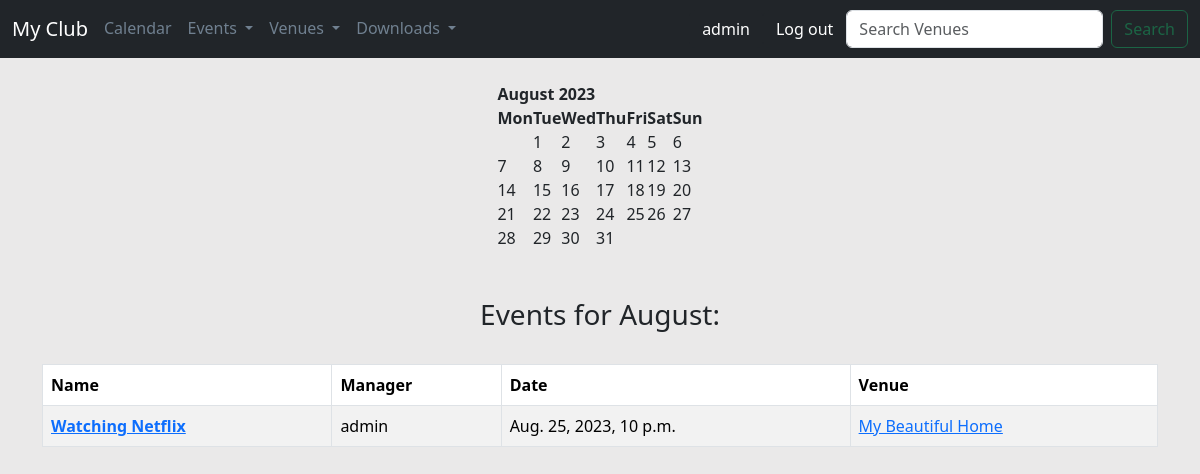
Before: / (signed in) with the older database file.
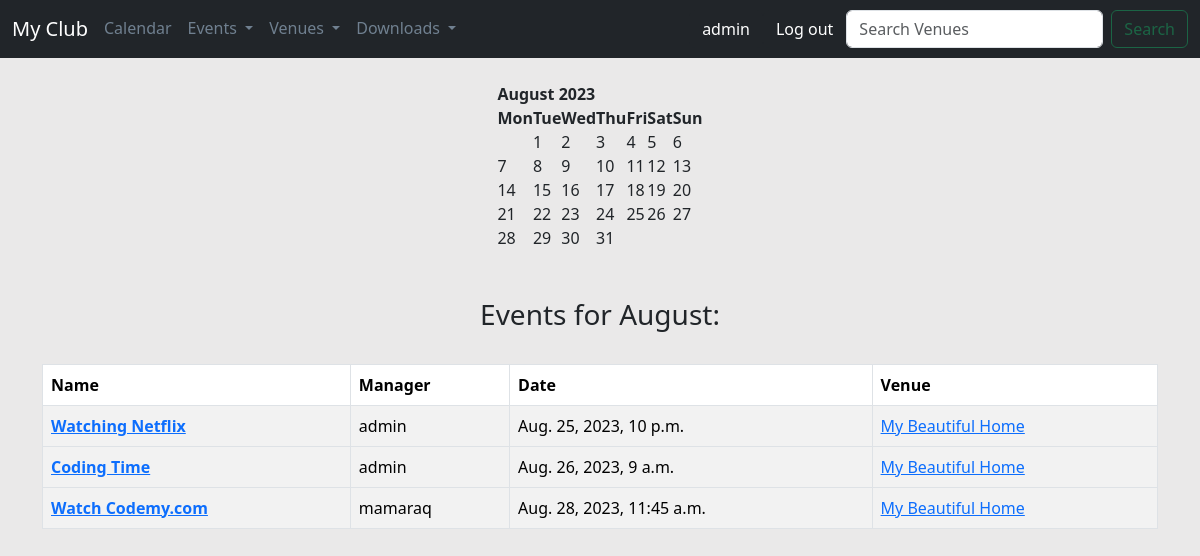
After: the same page with the newer database file.
### events/models.py (models this page shows)
class Event(models.Model):
    name = models.CharField('Event name', max_length=150)
    event_data = models.DateTimeField('Event Date')
    venue = models.ForeignKey(Venue, blank=True, null=True, on_delete=models.CASCADE)
    manager = models.ForeignKey(User, blank=True, null=True, on_delete=models.SET_NULL)
    description = models.TextField(blank=True)
    attendees = models.ManyToManyField(User, blank=True, related_name='event_attendees')
    def __str__(self):
        return self.name

class Venue(models.Model):
    name = models.CharField('Venue Name', max_length=150)
    address = models.CharField(max_length=300)
    zip_code = models.CharField('Zip Code', max_length=15)
    phone = models.CharField('Contact Phone', max_length=25, blank=True)
    web = models.URLField('Website Address', blank=True)
    email_address = models.EmailField('Email Address', blank=True)
    owner = models.IntegerField('Venue Owner', blank=False, default=1)
    def __str__(self):
        return self.name

### events/views.py (the view)
# urls.py: path('', views.home, name="home"),
def home(request, year=datetime.now().year, month=datetime.now().strftime('%B')):
    if request.user.is_authenticated:
        month = month.title()
        month_number = list(calendar.month_name).index(month)
        month_number = int(month_number)
        cal = HTMLCalendar().formatmonth(year, month_number)
        now = datetime.now()
        current_year = now.year
        event_list = Event.objects.filter(
            event_data__year=year,
            event_data__month=month_number
        ).order_by('event_data', 'name')
        time = now.strftime('%I:%M:%S %p')
        return render(request,
                      'events/home.html',
                      {'year': year,
                       'month': month,
                       'month_number': month_number,
                       'cal': cal,
                       'current_year': current_year,
                       'time': time,
                       'event_list': event_list,
                       })
    else:
        return redirect('login')

### events/templates/events/home.html
{% extends 'events/base.html' %}
{% block content %}
<center>
    {{ cal|safe }}
    <br/><br/>
    {% if event_list %}
    <h3>Events for {{ month }}:</h3><br/>
<table class="table table-bordered table-striped table-hover">
    <thead>
    <tr>
        <th scope="col">Name</th>
        <th scope="col">Manager</th>
        <th scope="col">Date</th>
        <th scope="col">Venue</th>
    </tr>
    </thead>
    {% for event in event_list %}
    <tbody>
    <tr>
        <th scope="row"><a href="{% url 'show-event' event.id %}">{{ event }}</a></th>
        <td>{{ event.manager }}</td>
        <td>{{ event.event_data }}</td>
        <td><a href="{% url 'show-venue' event.venue.id %}">{{ event.venue }}</a></td>
    </tr>
    {% endfor %}
</table>
{% else %}
    <h3>No Events This Month</h3>
    You Can Add New Event Here -> <a href="{% url 'add-event' %}">Add Event</a>
{% endif %}
</center>
{% endblock %}

### events/templates/events/base.html (shortened to what this page needs)
<!doctype html>
<html lang="en">
<head>
    <link href="https://cdn.jsdelivr.net/npm/bootstrap@5.3.1/dist/css/bootstrap.min.css" rel="stylesheet"
>
</head>
<body>
{% include 'events/navbar.html'%}
<br/>
<div class="container">
    {% block content %}
    {% endblock %}
</div>
</body>
</html>

### events/templates/events/navbar.html (shortened to what this page needs)
{% if user.is_authenticated %}
<nav class="navbar navbar-expand-lg navbar-dark bg-dark">
    <div class="container-fluid">
        <a class="navbar-brand" href="{% url 'home' %}">My Club</a>
        <div class="collapse navbar-collapse" id="navbarSupportedContent">
            <ul class="nav nav-underline me-auto mb-2 mb-lg-0">
                <li class="nav-item">
                    <a class="nav-link" href="{% url 'home' '2023' 'September' %}">Calendar</a>
                </li>
                <li class="nav-item dropdown">
                    <a class="nav-link dropdown-toggle" href="#" role="button" data-bs-toggle="dropdown"
                       aria-expanded="false">
                        Events
                    </a>
                </li>
                <li class="nav-item dropdown">
                    <a class="nav-link dropdown-toggle" href="#" role="button" data-bs-toggle="dropdown"
                       aria-expanded="false">
                        Venues
                    </a>
                </li>
                {% if user.is_authenticated %}
                <li class="nav-item dropdown">
                    <a class="nav-link dropdown-toggle" href="#" role="button" data-bs-toggle="dropdown"
                       aria-expanded="false">
                        Downloads
                    </a>
                    {% endif %}
                </li>
            </ul>
            {% if user.is_authenticated %}
            <a href="{% url 'home' %}" class="btn btn-dark">{{ user }}</a>
            <a href="{% url 'logout' %}" class="btn btn-dark">Log out</a>
            {% else %}
            <a href="{% url 'login' %}" class="btn btn-dark">Log in</a>
            {% endif %}
            <form class="d-flex" role="search" method="POST" action="{% url 'home' %}">
                <input class="form-control me-2" type="search" placeholder="Search Venues" aria-label="Search"
                       name="searched" id="search-input">
                <button class="btn btn-outline-success" type="submit" id="search-button" disabled>Search</button>
            </form>
        </div>
    </div>
</nav>
{% endif %}

### events/templates/events/base.html (style rules this page uses)
body { background-color: #f4f4; }
body { background-color: #eae9e9; }

### events/templates/events/navbar.html (style rules this page uses)
.nav.nav-underline .nav-link { color: slategray; }

Changed rows visible on the page:
added Event: name "Coding Time", manager "admin", event_data "Aug. 26, 2023, 9 a.m.", venue "My Beautiful Home"
added Event: name "Watch Codemy.com", manager "mamaraq", event_data "Aug. 28, 2023, 11:45 a.m.", venue "My Beautiful Home"
